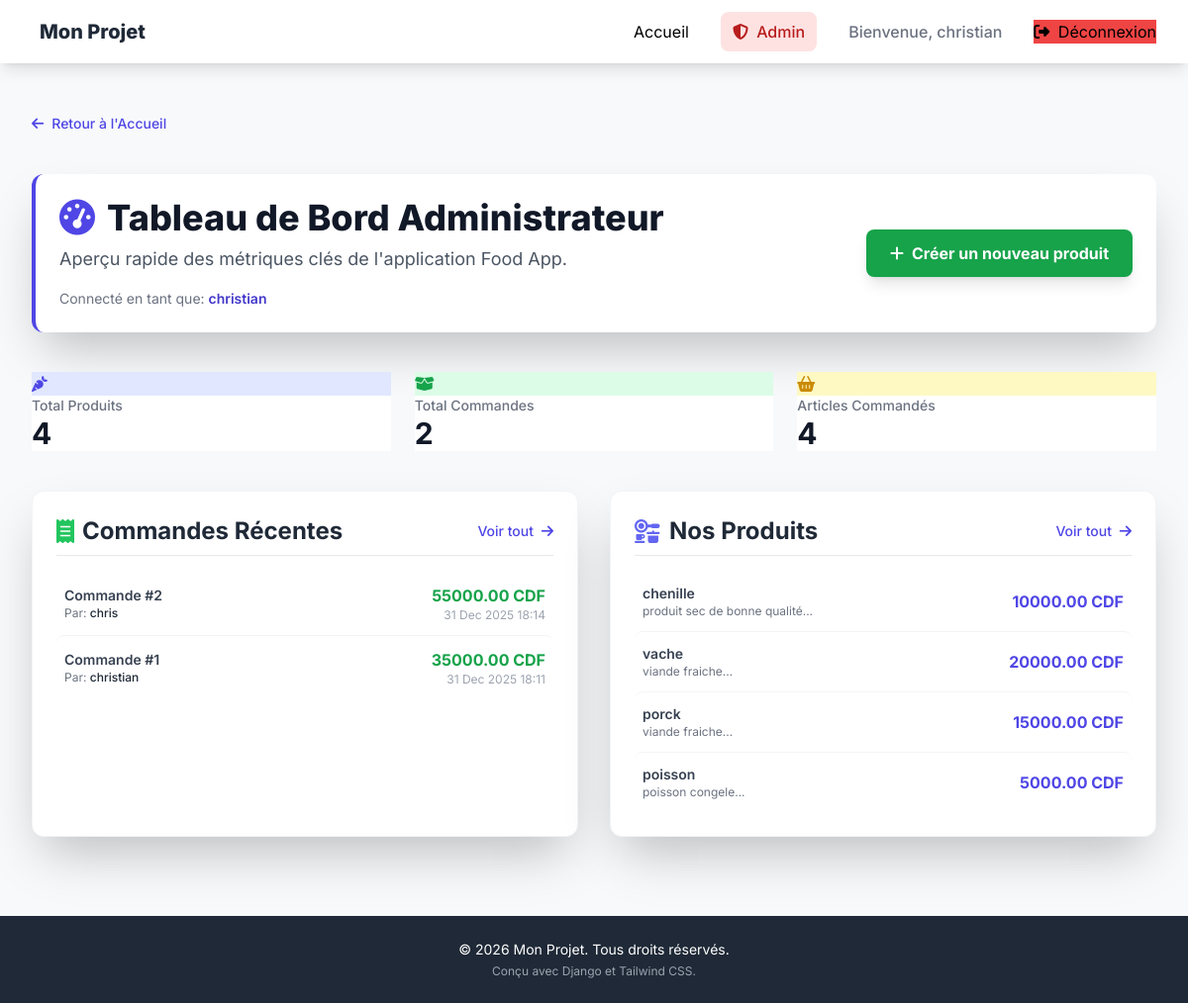
Page /dashboard/ (signed in) on the earlier database version.
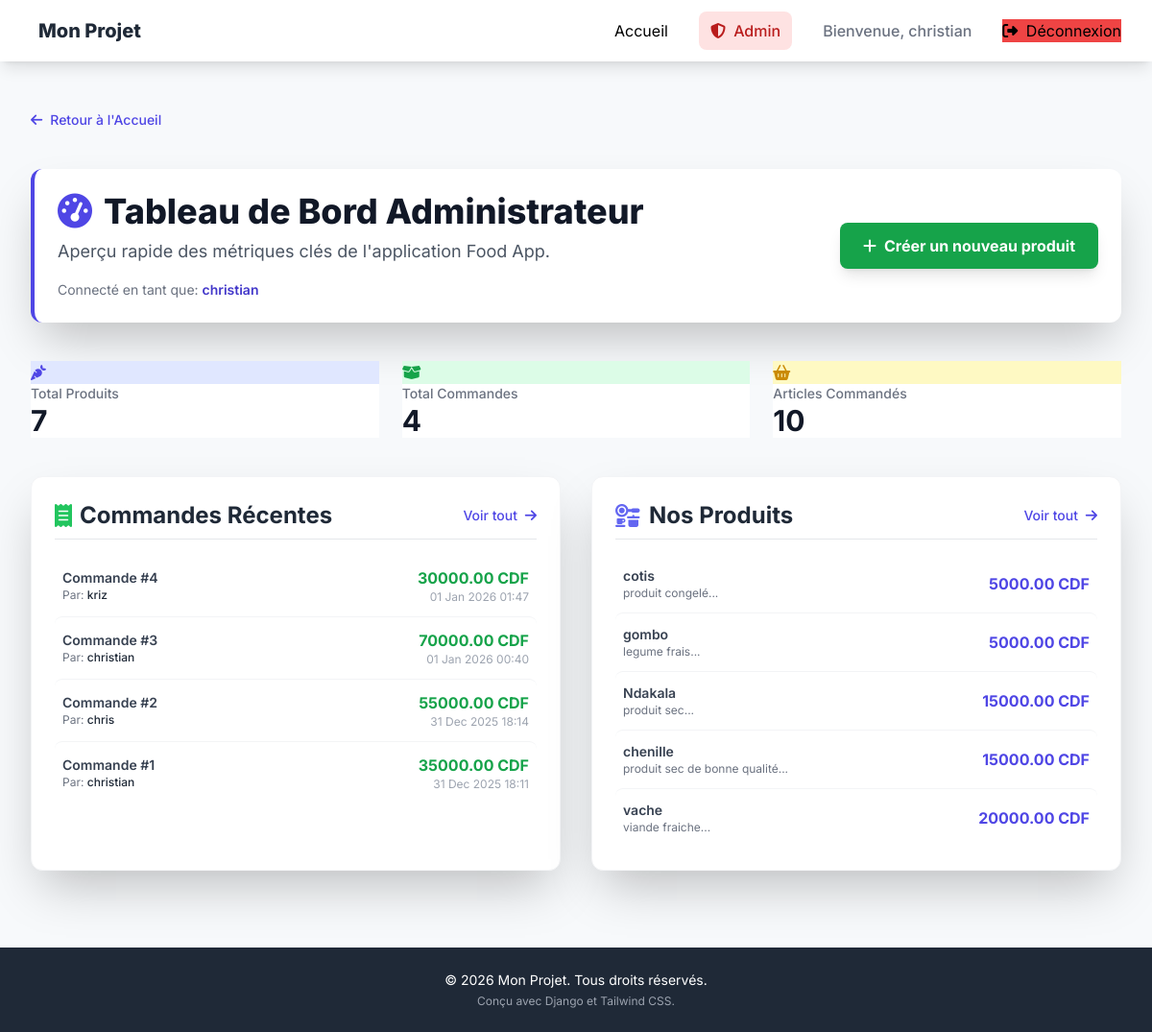
Same page on the later database version.
### food_app/models.py (models this page shows, shortened)
class Order(models.Model):
    customer = models.ForeignKey(User, on_delete=models.CASCADE)
    client_name = models.CharField(max_length=100, blank=True, null=True)
    created_at = models.DateTimeField(auto_now_add=True)
    updated_at = models.DateTimeField(auto_now=True)
    def get_total_price(self):
        total = sum(article.get_subtotal() for article in self.orderarticle_set.all())
        return total

class OrderArticle(models.Model):
    product = models.ForeignKey(Product, on_delete=models.CASCADE)
    quantity = models.PositiveIntegerField()
    order = models.ForeignKey(Order, on_delete=models.CASCADE)
    def get_subtotal(self):
        return self.quantity * self.product.price

class Product(models.Model):
    CATEGORIE_CHOICES = (
        ('vf', 'viancde fraiche'),
        ('leg', 'legume'),
        ('sec', 'produit sec'),
        ('fru', 'fruit'),
        ('aut', 'autre'),
    )
    label = models.CharField(max_length=100)
    Categorie = models.CharField(choices=CATEGORIE_CHOICES, max_length=50, default='aut')
    price = models.DecimalField(max_digits=10, decimal_places=2, default=0) # Changement: Utiliser DecimalField pour la monnaie
    description = models.TextField()
    created_at = models.DateTimeField(auto_now_add=True)
    updated_at = models.DateTimeField(auto_now=True)

### food_app/views.py (the view)
# urls.py: path('dashboard/', views.DashboardView.as_view(), name='dashboard'),
class DashboardView(AdminRequiredMixin, TemplateView):
    template_name = 'food_app/dashboard.html'
    def get_context_data(self, **kwargs):
        context = super().get_context_data(**kwargs)
        context['total_products'] = Product.objects.count()
        context['total_orders'] = Order.objects.count()
        context['total_order_articles'] = OrderArticle.objects.count()
        context['recent_orders'] = Order.objects.order_by('-created_at')[:5]
        context['recent_products'] = Product.objects.order_by('-id')[:5]
        context['all_orders'] = Order.objects.all()
        context['all_products'] = Product.objects.all()
        return context

### food_app/views.py (called while the page is built)
    def test_func(self):
        user = self.request.user
        return user.is_authenticated and (user.is_superuser or user.is_staff)

### food_app/templates/food_app/dashboard.html (shortened to what this page needs)
{% extends "base.html" %}
{% block content %}
<div class="space-y-10">
    <div class="mb-6">
        <a href="{% url 'index-app' %}" class="inline-flex items-center text-sm font-medium text-indigo-600 hover:text-indigo-800 transition duration-150">
            <i class="fa-solid fa-arrow-left mr-2"></i>
            Retour à l'Accueil
        </a>
    </div>
    <div class="p-6 bg-white rounded-xl shadow-2xl border-l-4 border-indigo-600 flex justify-between items-center">
        <div>
            <h1 class="text-4xl font-extrabold text-gray-900 flex items-center">
                <i class="fa-solid fa-gauge-high mr-3 text-indigo-600"></i>
                Tableau de Bord Administrateur
            </h1>
            <p class="mt-2 text-lg text-gray-600">
                Aperçu rapide des métriques clés de l'application Food App.
            </p>
            <p class="mt-4 text-sm text-gray-500">
                Connecté en tant que: <span class="font-semibold text-indigo-700">{{ user.username }}</span>
            </p>
        </div>
        <a href="{% url 'product-create' %}" class="bg-green-600 text-white font-bold py-3 px-6 rounded-lg shadow-lg hover:bg-green-700 transition duration-300 transform hover:scale-105 flex items-center whitespace-nowrap">
            <i class="fa-solid fa-plus mr-2"></i>
            Créer un nouveau produit
        </a>
    </div>
    <div class="grid grid-cols-1 md:grid-cols-3 gap-6">
        <div class="stat-card bg-white hover:shadow-indigo-300">
            <div class="stat-icon bg-indigo-100 text-indigo-600">
                <i class="fa-solid fa-carrot"></i>
            </div>
            <div>
                <p class="text-sm font-medium text-gray-500">Total Produits</p>
                <p class="text-3xl font-bold text-gray-900">{{ total_products }}</p>
            </div>
        </div>
        <div class="stat-card bg-white hover:shadow-green-300">
            <div class="stat-icon bg-green-100 text-green-600">
                <i class="fa-solid fa-box-open"></i>
            </div>
            <div>
                <p class="text-sm font-medium text-gray-500">Total Commandes</p>
                <p class="text-3xl font-bold text-gray-900">{{ total_orders }}</p>
            </div>
        </div>
        <div class="stat-card bg-white hover:shadow-yellow-300">
            <div class="stat-icon bg-yellow-100 text-yellow-600">
                <i class="fa-solid fa-basket-shopping"></i>
            </div>
            <div>
                <p class="text-sm font-medium text-gray-500">Articles Commandés</p>
                <p class="text-3xl font-bold text-gray-900">{{ total_order_articles }}</p>
            </div>
        </div>
    </div>
    <div class="grid grid-cols-1 lg:grid-cols-2 gap-8">
        <div class="bg-white p-6 rounded-xl shadow-2xl border border-gray-100">
            <h2 class="text-2xl font-bold text-gray-800 mb-4 flex justify-between items-center border-b pb-2">
                <span class="flex items-center">
                    <i class="fa-solid fa-receipt mr-2 text-green-500"></i> Commandes Récentes
                </span>
                <a href="{% url 'order-list' %}" class="text-sm font-medium text-indigo-600 hover:text-indigo-800 transition duration-150">Voir tout <i class="fa-solid fa-arrow-right ml-1"></i></a>
            </h2>
            <ul class="divide-y divide-gray-100">
                {% for order in recent_orders %}
                <li class="py-3 flex justify-between items-center hover:bg-gray-50 transition duration-150 px-2 rounded-lg">
                    <div>
                        <p class="text-sm font-semibold text-gray-700">Commande #{{ order.id }}</p>
                        <p class="text-xs text-gray-500">Par: <span class="font-medium text-gray-800">{{ order.customer.username|default:"Utilisateur Anonyme" }}</span></p>
                    </div>
                    <div class="text-right">
                        <p class="text-md font-bold text-green-600">{{ order.get_total_price|floatformat:2|default:"0.00" }} CDF</p>
                        <p class="text-xs text-gray-400">{{ order.created_at|date:"d M Y H:i" }}</p>
                    </div>
                </li>
                {% empty %}
                <li class="text-center py-4 text-gray-500 italic">Aucune commande récente trouvée.</li>
                {% endfor %}
            </ul>
        </div>
        <div class="bg-white p-6 rounded-xl shadow-2xl border border-gray-100">
            <h2 class="text-2xl font-bold text-gray-800 mb-4 flex justify-between items-center border-b pb-2">
                <span class="flex items-center">
                <i class="fa-solid fa-kitchen-set mr-2 text-indigo-500"></i> Nos Produits
                </span>
                <a href="{% url 'product-list' %}" class="text-sm font-medium text-indigo-600 hover:text-indigo-800 transition duration-150">Voir tout <i class="fa-solid fa-arrow-right ml-1"></i></a>
            </h2>
            <ul class="divide-y divide-gray-100">
                {% for product in recent_products %}
                <li class="py-3 flex justify-between items-center hover:bg-gray-50 transition duration-150 px-2 rounded-lg">
                    <div>
                        <p class="text-sm font-semibold text-gray-700">{{ product.label }}</p>
                        <p class="text-xs text-gray-500 truncate max-w-xs">{{ product.description|default:"Pas de description"|slice:":50" }}...</p>
                    </div>
                    <div class="text-right">
                         <p class="text-md font-bold text-indigo-600">{{ product.price|default:"N/A" }} CDF</p>
                    </div>
                </li>
                {% empty %}
                <li class="text-center py-4 text-gray-500 italic">Aucun nouveau produit trouvé.</li>
                {% endfor %}
            </ul>
        </div>
    </div>
</div>
{% endblock content %}

### food_app/templates/base.html (shortened to what this page needs)
<!DOCTYPE html>
<html lang="fr">
<head>
    <script src="https://cdn.tailwindcss.com"></script>
    <link rel="stylesheet" href="https://cdnjs.cloudflare.com/ajax/libs/font-awesome/6.5.2/css/all.min.css">
</head>
<body>
    <nav class="fixed top-0 left-0 w-full bg-white shadow-lg z-50">
        <div class="max-w-7xl mx-auto px-4 sm:px-6 lg:px-8">
            <div class="flex justify-between h-16">
                <div class="flex items-center">
                    <a href="{% url 'index-app' %}" class="flex-shrink-0 flex items-center">
                        <span class="text-xl font-extrabold text-gray-800">Mon Projet</span>
                    </a>
                </div>
                <div class="hidden sm:ml-6 sm:flex sm:space-x-8 sm:items-center">
                    <a href="{% url 'index-app' %}" class="nav-link">Accueil</a>
                    {% if user.is_authenticated and user.is_staff %}
                        <a href="{% url 'dashboard' %}" class="nav-link bg-red-100 text-red-700 hover:bg-red-200 px-3 py-2 rounded-lg font-medium">
                            <i class="fa-solid fa-shield-halved mr-1"></i> Admin
                        </a>
                    {% endif %}
                    {% if user.is_authenticated %}
                        <span class="text-gray-500 font-medium hidden lg:inline">Bienvenue, {{ user.username }}</span>
                        <form method="post" action="{% url 'logout' %}" class="inline-block">
                            <button type="submit" class="auth-btn bg-red-500 hover:bg-red-600">
                                <i class="fa-solid fa-right-from-bracket mr-1"></i> Déconnexion
                            </button>
                        </form>
                    {% endif %}
                </div>
            </div>
        </div>
    </nav>
    <div class="main-content">
        <div class="max-w-7xl mx-auto px-4 sm:px-6 lg:px-8 py-8">
            <main>
                {% block content %}{% endblock content %}
            </main>
        </div>
    </div>
    <footer class="bg-gray-800 text-white mt-12 py-6">
        <div class="max-w-7xl mx-auto px-4 sm:px-6 lg:px-8 text-center">
            <p class="text-sm">&copy; 2026 Mon Projet. Tous droits réservés.</p>
            <p class="text-xs text-gray-400 mt-1">Conçu avec Django et Tailwind CSS.</p>
        </div>
    </footer>
</body>
</html>

### food_app/templates/base.html (style rules this page uses)
body { font-family: 'Inter', sans-serif; background-color: #f7f9fb; }
.main-content { padding-top: 5rem; }
.nav-link { @apply text-gray-500 hover:bg-gray-100 hover:text-gray-900 px-3 py-2 rounded-lg text-sm font-medium transition duration-150; }
.auth-btn { @apply text-white px-3 py-2 rounded-lg text-sm font-medium transition duration-150 shadow-md; }

### food_app/templates/food_app/dashboard.html (style rules this page uses)
.stat-card { @apply flex items-center space-x-4 p-6 rounded-xl shadow-xl transition duration-300 transform hover:scale-[1.02] border border-gray-100; }
.stat-icon { @apply flex items-center justify-center h-12 w-12 rounded-full text-xl flex-shrink-0 shadow-lg; }

Differences in the rows shown:
no longer on this page (row unchanged): Product: label "porck", description "viande fraiche", price "15000.00"
no longer on this page (row unchanged): Product: label "poisson", description "poisson congele", price "5000.00"
added Order: id "4", customer.username "kriz", get_total_price "30000.00", created_at "01 Jan 2026 01:47"
added Order: id "3", customer.username "christian", get_total_price "70000.00", created_at "01 Jan 2026 00:40"
added Product: label "cotis", description "produit congelé", price "5000.00"
added Product: label "gombo", description "legume frais", price "5000.00"
added Product: label "Ndakala", description "produit sec", price "15000.00"
changed Product "chenille": price "10000.00" → "15000.00"
Other differences:
{{ total_products }}: "4" → "7"
{{ total_orders }}: "2" → "4"
{{ total_order_articles }}: "4" → "10"
